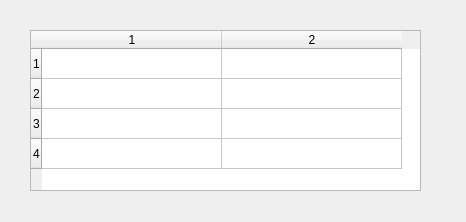
<?xml version="1.0" encoding="UTF-8"?>
<ui version="4.0">
 <class>Dialog</class>
 <widget class="QDialog" name="Dialog">
  <property name="geometry">
   <rect>
    <x>0</x>
    <y>0</y>
    <width>466</width>
    <height>222</height>
   </rect>
  </property>
  <property name="windowTitle">
   <string>Dialog</string>
  </property>
  <widget class="QTableWidget" name="tableWidget">
   <property name="geometry">
    <rect>
     <x>30</x>
     <y>30</y>
     <width>391</width>
     <height>161</height>
    </rect>
   </property>
   <property name="gridStyle">
    <enum>Qt::SolidLine</enum>
   </property>
   <property name="cornerButtonEnabled">
    <bool>true</bool>
   </property>
   <property name="rowCount">
    <number>4</number>
   </property>
   <property name="columnCount">
    <number>2</number>
   </property>
   <attribute name="horizontalHeaderVisible">
    <bool>true</bool>
   </attribute>
   <attribute name="horizontalHeaderCascadingSectionResizes">
    <bool>false</bool>
   </attribute>
   <attribute name="horizontalHeaderDefaultSectionSize">
    <number>180</number>
   </attribute>
   <row/>
   <row/>
   <row/>
   <row/>
   <column/>
   <column/>
  </widget>
 </widget>
 <resources/>
 <connections/>
</ui>
